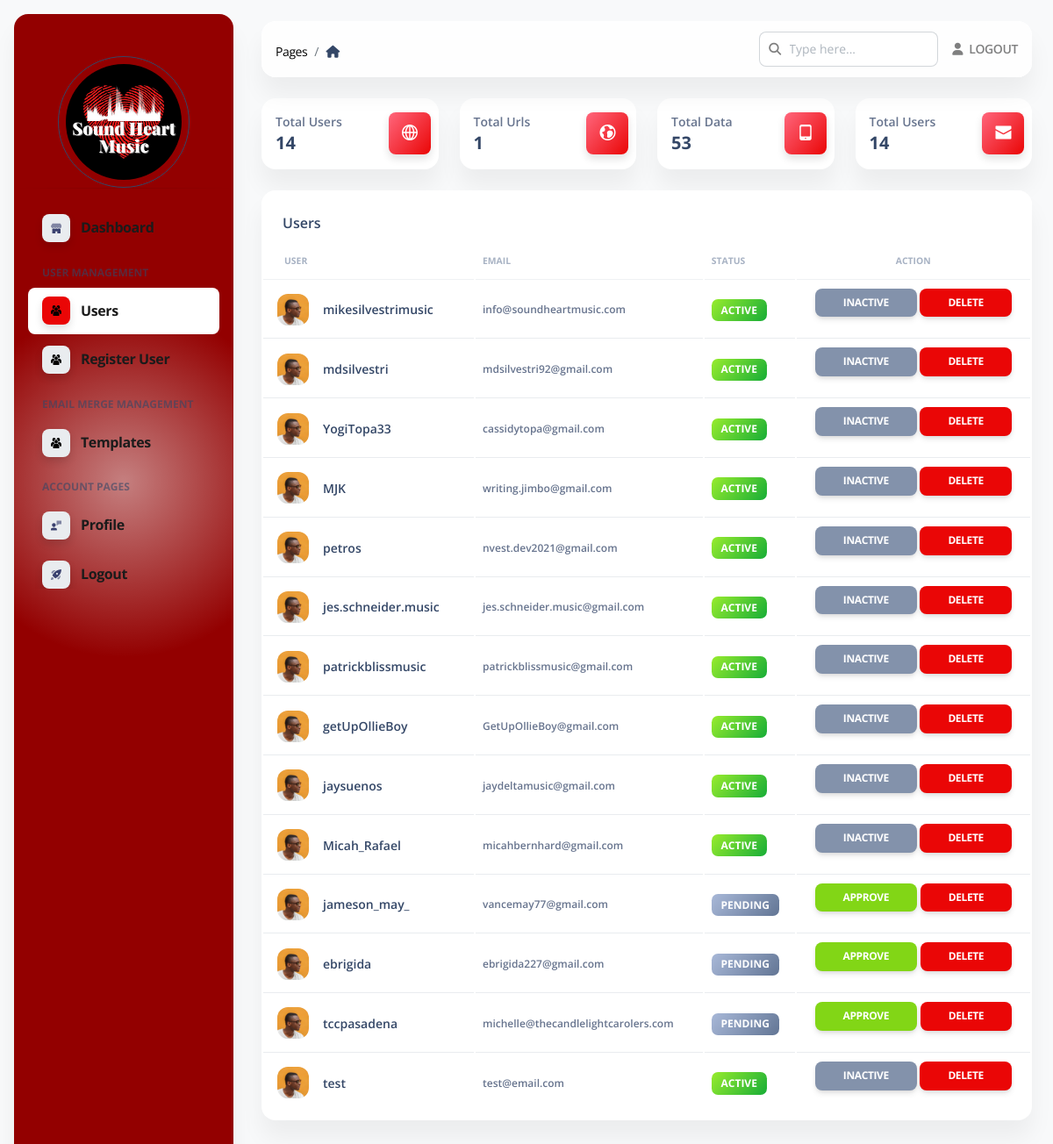
/admin/users (signed in), run on the app's committed database.
### apps/authentication/models.py (models this page shows, shortened)
class Users(db.Model, UserMixin):
    __tablename__ = 'Users'
    id            = db.Column(db.Integer, primary_key=True)
    username      = db.Column(db.String(255), unique=True, nullable=False)
    email         = db.Column(db.String(255), unique=True,  index=True)
    password      = db.Column(db.String(255))
    role          = db.Column(db.String(64), nullable=False)
    oauth_github  = db.Column(db.String(100), nullable=True)
    nylas_access_token = db.Column(db.String(32))
    api_token     = db.Column(db.String(100))
    api_token_ts  = db.Column(db.Integer)
    state         = db.Column(db.String(10))

### apps/home/routes.py (the view)
@blueprint.route('/admin/users', methods=['POST', 'GET'])
@login_required
@role_required('admin')
def admin_users():
    page_data = get_admin_data()
    users = Users.query.filter(Users.role != "admin").all()
    return render_template("home/admin_users.html",
                           segment='users', API_GENERATOR=len(API_GENERATOR),
                           page_data=page_data,
                           users=users
                           )

### apps/templates/home/admin_users.html (shortened to what this page needs)
{% extends 'layouts/admin.html' %}
{% block content %}
    <div class="container-fluid py-4">
        <div class="row">
            <div class="col-xl-3 col-sm-6 mb-xl-0 mb-4">
                <div class="card">
                    <div class="card-body p-3">
                        <div class="row">
                            <div class="col-8">
                                <div class="numbers">
                                    <p class="text-sm mb-0 text-capitalize font-weight-bold">Total Users</p>
                                    <h5 class="font-weight-bolder mb-0">
                                        {{ page_data['total_users'] }}
                                    </h5>
                                </div>
                            </div>
                            <div class="col-4 text-end">
                                <div class="icon icon-shape bg-gradient-danger shadow text-center border-radius-md">
                                    <i class="ni ni-world-2 text-lg opacity-10" aria-hidden="true"></i>
                                </div>
                            </div>
                        </div>
                    </div>
                </div>
            </div>
            <div class="col-xl-3 col-sm-6 mb-xl-0 mb-4">
                <div class="card">
                    <div class="card-body p-3">
                        <div class="row">
                            <div class="col-8">
                                <div class="numbers">
                                    <p class="text-sm mb-0 text-capitalize font-weight-bold">Total Urls</p>
                                    <h5 class="font-weight-bolder mb-0">
                                        {{ page_data['total_filters'] }}
                                    </h5>
                                </div>
                            </div>
                            <div class="col-4 text-end">
                                <div class="icon icon-shape bg-gradient-danger shadow text-center border-radius-md">
                                    <i class="ni ni-world text-lg opacity-10" aria-hidden="true"></i>
                                </div>
                            </div>
                        </div>
                    </div>
                </div>
            </div>
            <div class="col-xl-3 col-sm-6 mb-xl-0 mb-4">
                <div class="card">
                    <div class="card-body p-3">
                        <div class="row">
                            <div class="col-8">
                                <div class="numbers">
                                    <p class="text-sm mb-0 text-capitalize font-weight-bold">Total Data</p>
                                    <h5 class="font-weight-bolder mb-0">
                                        {{ page_data['services'] }}
                                    </h5>
                                </div>
                            </div>
                            <div class="col-4 text-end">
                                <div class="icon icon-shape bg-gradient-danger shadow text-center border-radius-md">
                                    <i class="ni ni-mobile-button text-lg opacity-10" aria-hidden="true"></i>
                                </div>
                            </div>
                        </div>
                    </div>
                </div>
            </div>
            <div class="col-xl-3 col-sm-6">
                <div class="card">
                    <div class="card-body p-3">
                        <div class="row">
                            <div class="col-8">
                                <div class="numbers">
                                    <p class="text-sm mb-0 text-capitalize font-weight-bold">Total Users</p>
                                    <h5 class="font-weight-bolder mb-0">
                                        {{ page_data['total_users'] }}
                                    </h5>
                                </div>
                            </div>
                            <div class="col-4 text-end">
                                <div class="icon icon-shape bg-gradient-danger shadow text-center border-radius-md">
                                    <i class="ni ni-email-83 text-lg opacity-10" aria-hidden="true"></i>
                                </div>
                            </div>
                        </div>
                    </div>
                </div>
            </div>
        </div>
        <div class="row py-4">
            <div class="col-12">
                <div class="card mb-4">
                    <div class="card-header pb-0">
                        <h6>Users</h6>
                    </div>
                    <div class="card-body px-0 pt-0 pb-2">
                        <div class="table-responsive p-0">
                            {% if users %}
                                <table class="table align-items-center mb-0">
                                    <thead>
                                    <tr>
                                        <th class="text-uppercase text-secondary text-xxs font-weight-bolder opacity-7">
                                            User
                                        </th>
                                        <th class="text-uppercase text-secondary text-xxs font-weight-bolder opacity-7 ps-2">
                                            Email
                                        </th>
                                        <th class="text-uppercase text-secondary text-xxs font-weight-bolder opacity-7 ps-2">
                                            Status
                                        </th>
                                        <th class="text-center text-uppercase text-secondary text-xxs font-weight-bolder opacity-7">
                                            Action
                                        </th>
                                    </tr>
                                    </thead>
                                    <tbody>
                                    {% for user in users %}
                                        <tr>
                                            <td>
                                                <div class="d-flex px-2 py-1">
                                                    <div>
                                                        <img src="{{ config.ASSETS_ROOT }}/img/team-2.jpg"
                                                             class="avatar avatar-sm me-3" alt="user1">
                                                    </div>
                                                    <div class="d-flex flex-column justify-content-center">
                                                        <h6 class="mb-0 text-sm">{{ user.username }}</h6>
                                                    </div>
                                                </div>
                                            </td>
                                            <td>
                                                <p class="text-xs font-weight-bold mb-0">{{ user.email }}</p>
                                            </td>
                                            <td>
                                                {% if user.state == 'pending' %}
                                                    <span class="badge badge-sm bg-gradient-secondary">Pending</span>
                                                {% else %}
                                                    <span class="badge badge-sm bg-gradient-success">Active</span>
                                                {% endif %}
                                            </td>
                                            <td class="align-middle text-center text-sm">
                                                {% if user.state == 'pending' %}
                                                    <a href="/admin/users/approve/{{ user.id }}" class="btn btn-sm btn-success">Approve</a>
                                                {% else %}
                                                    <a href="/admin/users/inactive/{{ user.id }}" class="btn btn-sm btn-secondary">Inactive</a>
                                                {% endif %}
                                                <a href="/admin/users/delete/{{ user.id }}" class="btn btn-sm btn-danger">Delete</a>
                                            </td>
                                        </tr>
                                    {% endfor %}
                                    </tbody>
                                </table>
                            {% endif %}
                        </div>
                    </div>
                </div>
            </div>
        </div>
    </div>
{% endblock content %}

### data on the page
Users: username "mikesilvestrimusic", email "info@soundheartmusic.com", state "ACTIVE"
Users: username "mdsilvestri", email "mdsilvestri92@gmail.com", state "ACTIVE"
Users: username "YogiTopa33", email "cassidytopa@gmail.com", state "ACTIVE"
Users: username "MJK", email "writing.jimbo@gmail.com", state "ACTIVE"
Users: username "petros", email "nvest.dev2021@gmail.com", state "ACTIVE"
Users: username "jes.schneider.music", email "jes.schneider.music@gmail.com", state "ACTIVE"
Users: username "patrickblissmusic", email "patrickblissmusic@gmail.com", state "ACTIVE"
Users: username "getUpOllieBoy", email "GetUpOllieBoy@gmail.com", state "ACTIVE"
Users: username "jaysuenos", email "jaydeltamusic@gmail.com", state "ACTIVE"
Users: username "Micah_Rafael", email "micahbernhard@gmail.com", state "ACTIVE"
Users: username "jameson_may_", email "vancemay77@gmail.com", state "PENDING"
Users: username "ebrigida", email "ebrigida227@gmail.com", state "PENDING"
Users: username "tccpasadena", email "michelle@thecandlelightcarolers.com", state "PENDING"
Users: username "test", email "test@email.com", state "ACTIVE"

### other printed values
{{ page_data['total_users'] }} "14"
{{ page_data['total_filters'] }} "1"
{{ page_data['services'] }} "53"
